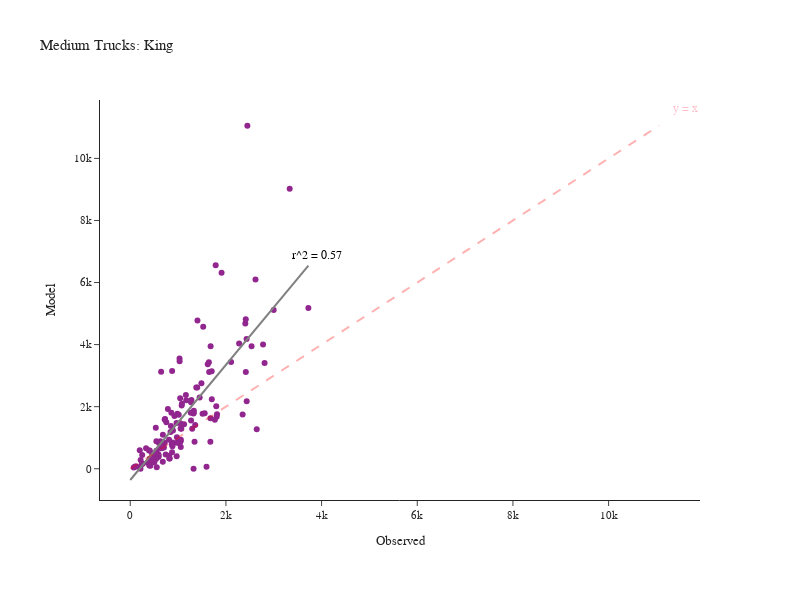

This figure's notebook cell:
### Code cell
fig = create_truck_chart(df_daily_med, 'Medium', 'King')
fig.show()

### Figure 1 — Plotly figure (JSON) as saved in the notebook; plotly's stock layout.template omitted (floating-point values rounded to 4 significant figures; data arrays with more than 128 entries replaced by an {"elided": "..."} marker saying what was removed)
{"data": [{"customdata": {"elided": "132x2 str values"}, "hovertemplate": "Observed=%{x}<br>Model=%{y}<br>location=%{customdata[0]}<br>County=%{customdata[1]}<extra></extra>", "legendgroup": "", "line": {"color": "Grey", "width": 2}, "marker": {"color": "#91268F", "symbol": "circle"}, "mode": "markers", "name": "", "orientation": "v", "showlegend": false, "type": "scatter", "x": {"elided": "132 int values"}, "xaxis": "x", "y": {"elided": "132 int values"}, "yaxis": "y"}, {"hovertemplate": "Observed=%{x}<br>Model=%{y}<extra></extra>", "legendgroup": "", "line": {"color": "Grey", "dash": "solid", "width": 2}, "marker": {"symbol": "circle"}, "mode": "lines", "name": "", "orientation": "v", "showlegend": false, "type": "scatter", "x": [0, 37.62, 75.23, 112.8, 150.5, 188.1, 225.7, 263.3, 300.9, 338.5, 376.2, 413.8, 451.4, 489.0, 526.6, 564.2, 601.9, 639.5, 677.1, 714.7, 752.3, 789.9, 827.6, 865.2, 902.8, 940.4, 978.0, 1016.0, 1053.0, 1091.0, 1128.0, 1166.0, 1204.0, 1241.0, 1279.0, 1317.0, 1354.0, 1392.0, 1429.0, 1467.0, 1505.0, 1542.0, 1580.0, 1617.0, 1655.0, 1693.0, 1730.0, 1768.0, 1806.0, 1843.0, 1881.0, 1918.0, 1956.0, 1994.0, 2031.0, 2069.0, 2107.0, 2144.0, 2182.0, 2219.0, 2257.0, 2295.0, 2332.0, 2370.0, 2407.0, 2445.0, 2483.0, 2520.0, 2558.0, 2596.0, 2633.0, 2671.0, 2708.0, 2746.0, 2784.0, 2821.0, 2859.0, 2896.0, 2934.0, 2972.0, 3009.0, 3047.0, 3085.0, 3122.0, 3160.0, 3197.0, 3235.0, 3273.0, 3310.0, 3348.0, 3385.0, 3423.0, 3461.0, 3498.0, 3536.0, 3574.0, 3611.0, 3649.0, 3686.0, 3724], "xaxis": "x", "y": [-362.7, -292.9, -223.2, -153.4, -83.63, -13.85, 55.92, 125.7, 195.5, 265.2, 335.0, 404.8, 474.5, 544.3, 614.1, 683.9, 753.6, 823.4, 893.2, 963.0, 1033.0, 1102.0, 1172.0, 1242.0, 1312.0, 1382.0, 1451.0, 1521.0, 1591.0, 1661.0, 1730.0, 1800.0, 1870.0, 1940.0, 2010.0, 2079.0, 2149.0, 2219.0, 2289.0, 2358.0, 2428.0, 2498.0, 2568.0, 2637.0, 2707.0, 2777.0, 2847.0, 2917.0, 2986.0, 3056.0, 3126.0, 3196.0, 3265.0, 3335.0, 3405.0, 3475.0, 3545.0, 3614.0, 3684.0, 3754.0, 3824.0, 3893.0, 3963.0, 4033.0, 4103.0, 4172.0, 4242.0, 4312.0, 4382.0, 4452.0, 4521.0, 4591.0, 4661.0, 4731.0, 4800.0, 4870.0, 4940.0, 5010.0, 5079.0, 5149.0, 5219.0, 5289.0, 5359.0, 5428.0, 5498.0, 5568.0, 5638.0, 5707.0, 5777.0, 5847.0, 5917.0, 5987.0, 6056.0, 6126.0, 6196.0, 6266.0, 6335.0, 6405.0, 6475.0, 6545.0], "yaxis": "y"}], "layout": {"annotations": [{"align": "right", "font": {"color": "pink", "size": 12}, "showarrow": false, "text": "y = x", "x": 11610.0, "y": 11610.0}, {"align": "right", "font": {"color": "black", "size": 12}, "showarrow": false, "text": "r^2 = 0.57", "x": 3910.0, "y": 6872.0}], "height": 600, "legend": {"tracegroupgap": 0}, "margin": {"b": 100, "l": 100, "r": 100, "t": 100}, "shapes": [{"line": {"color": "Red", "dash": "dash", "width": 2}, "type": "line", "x0": 0, "x1": 11055, "y0": 0, "y1": 11055}], "title": {"text": "Medium Trucks: King"}, "width": 800, "xaxis": {"anchor": "y", "domain": [0, 1], "title": {"text": "Observed"}}, "yaxis": {"anchor": "x", "domain": [0, 1], "title": {"text": "Model"}}}}
